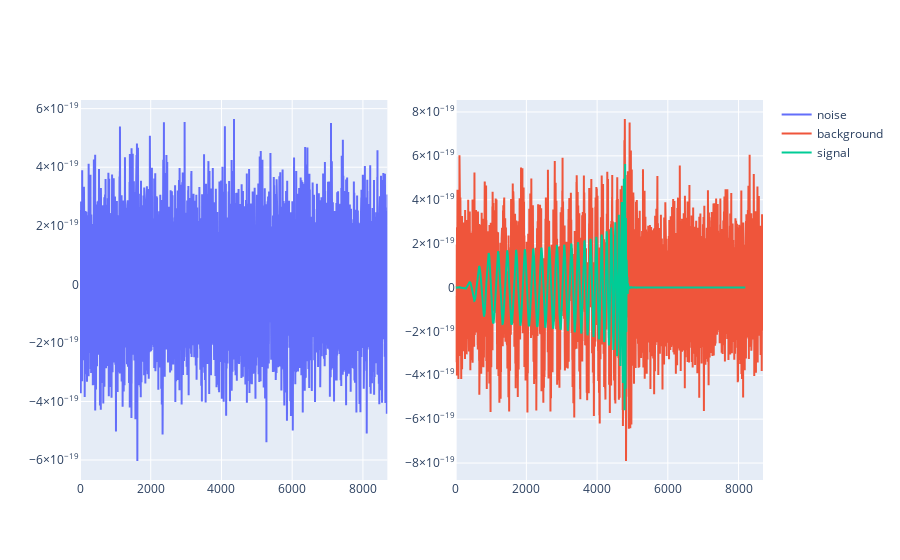

Here is the notebook cell this chart was saved with:
### Markdown cell above
Next let's visualise the two different types of time series that we wish to classify: one that is pure noise vs. one that is composed of noise plus an embedded gravitational wave signal:

### Code cell
import numpy as np
from plotly.subplots import make_subplots
import plotly.graph_objects as go

# get the index corresponding to the first pure noise time series
background_idx = np.argmin(labels)
# get the index corresponding to the first noise + gravitational wave time series
signal_idx = np.argmax(labels)

ts_noise = noisy_signals[background_idx]
ts_background = noisy_signals[signal_idx]
ts_signal = gw_signals[signal_idx]

fig = make_subplots(rows=1, cols=2)

fig.add_trace(
    go.Scatter(x=list(range(len(ts_noise))), y=ts_noise, mode="lines", name="noise"),
    row=1,
    col=1,
)

fig.add_trace(
    go.Scatter(
        x=list(range(len(ts_background))),
        y=ts_background,
        mode="lines",
        name="background",
    ),
    row=1,
    col=2,
)

fig.add_trace(
    go.Scatter(x=list(range(len(ts_signal))), y=ts_signal, mode="lines", name="signal"),
    row=1,
    col=2,
)
fig.show()

### Figure 1 — Plotly figure (JSON) as saved in the notebook; plotly's stock layout.template omitted (floating-point values rounded to 4 significant figures; data arrays with more than 128 entries replaced by an {"elided": "..."} marker saying what was removed)
{"data": [{"mode": "lines", "name": "noise", "type": "scatter", "x": {"elided": "8692 int values"}, "xaxis": "x", "y": {"elided": "8692 float values"}, "yaxis": "y"}, {"mode": "lines", "name": "background", "type": "scatter", "x": {"elided": "8692 int values"}, "xaxis": "x2", "y": {"elided": "8692 float values"}, "yaxis": "y2"}, {"mode": "lines", "name": "signal", "type": "scatter", "x": {"elided": "8192 int values"}, "xaxis": "x2", "y": {"elided": "8192 float values"}, "yaxis": "y2"}], "layout": {"xaxis": {"anchor": "y", "domain": [0, 0.45]}, "xaxis2": {"anchor": "y2", "domain": [0.55, 1]}, "yaxis": {"anchor": "x", "domain": [0, 1]}, "yaxis2": {"anchor": "x2", "domain": [0, 1]}}}
